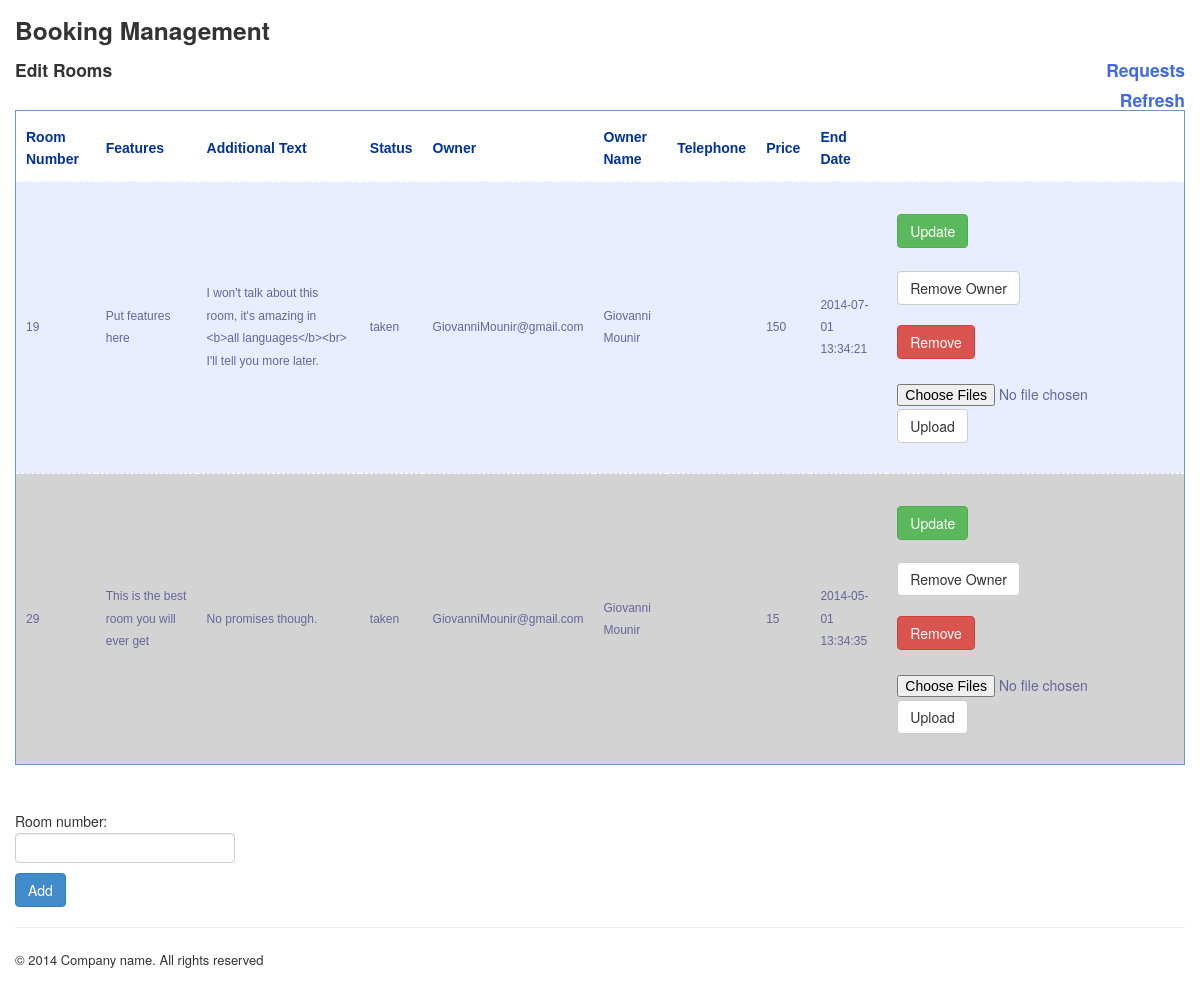
/upload/manager/edit.php, run on the app's committed database.
### tables this page shows
CREATE TABLE `rooms` (
  `r_number` int(255) NOT NULL,
  `r_contents` blob,
  `r_additional_text` blob,
  `status` varchar(255) DEFAULT 'available',
  `owner` varchar(255) DEFAULT NULL,
  `owner_name` varchar(255) DEFAULT NULL,
  `telephone` varchar(255) DEFAULT NULL,
  `price` int(255) DEFAULT NULL,
  `end_date` datetime DEFAULT NULL,
  PRIMARY KEY (`r_number`)
);

### upload/manager/edit.php (the view, shortened to what this page needs)
<?php
require_once('connect.php');
?>
<!DOCTYPE html>
<html>
	<head>
		<link href="../css/bootstrap.css" rel="stylesheet">
	</head>
  <body>
  	<div id="wrap">
			<div id="header">
<td valign="center">
    <h3>Booking Management</h3>
  <h4>Edit Rooms <a class="pull-right" href="index.php">Requests</a></h4>
  <p><a class="pull-right" href=""><h4>Refresh</h4></a></p>
 <?php
$query = "
            SELECT
                *
            FROM rooms
        ";
        try
        {
            $stmt = $db->prepare($query);
            $result = $stmt->execute();
        }
        catch(PDOException $ex) {
        }
        $cnt = 0;
echo '
<table width="100%" id="newspaper-b">
    <thead>
    	<tr>
        	<th scope="col"><b>Room Number</b></th>
            <th scope="col"><b>Features</b></th>
            <th scope="col"><b>Additional Text</b></th>
            <th scope="col"><b>Status</b></th>
            <th scope="col"><b>Owner</b></th>
            <th scope="col"><b>Owner Name</b></th>
            <th scope="col"><b>Telephone</b></th>
            <th scope="col"><b>Price</b></th>
            <th scope="col"><b>End Date</b></th>
            <th scope="col"></th>
        </tr>
    </thead>';
    echo '
    <tbody id="mysql_data">
    	';
 while($row = $stmt->fetch(PDO::FETCH_BOTH))
 {
 if (time() > strtotime($row['end_date']))
		{
 if ($row['end_date'] != "0000-00-00 00:00:00" && !empty($row['end_date'])){
		echo'<tr style="background: lightgray">';
		}else
		{echo'<tr style="background: lightblue">';
		}}
		else
		{
		echo'<tr>';
		}
echo '
	<input type="hidden" value="'.htmlentities($row['r_number']).'"id="org_number_'.$cnt.'"/>
    	<td contenteditable="true" id="number_' . $cnt . '">'. htmlentities($row['r_number']). '</td>
    	<td contenteditable="true" id="features_' . $cnt . '">'. htmlentities($row['r_contents']). '</td>';
		echo '<td id="additional_' . $cnt . '" contenteditable="true">'. htmlentities($row['r_additional_text']). '</td>';
    	echo '<td>'.htmlentities( $row['status']). '</td>';
    	echo '<td id="owner_' . $cnt . '" contenteditable="true">'. htmlentities($row['owner']). '</td>';
    	echo '<td id="owner_name_' . $cnt . '" contenteditable="true">'. htmlentities($row['owner_name']). '</td>';
    	echo '<td id="telephone_' . $cnt . '" contenteditable="true">'.htmlentities( $row['telephone']). '</td>';
    	echo '<td id="price_' . $cnt . '" contenteditable="true">'. htmlentities($row['price']). '</td>';
    	echo '<td id="end_date_' . $cnt . '"contenteditable="true">'. htmlentities($row['end_date']). '</td>';
	echo '<td>';
	if ($row['status'] == "available")
	{
	echo '<br><input onclick="update('.$cnt.')" class="btn btn-success" type="submit" value="Update"></input><br><br><form method="POST"><input type="hidden" value="taken" name="status" /><input type="hidden" value="'. $row["r_number"].'" name="r_id" /><input class="btn" type="submit" value="Switch status"></input></form>
		<form method="POST"><input type="hidden" value="remove" name="method" /><input type="hidden" value="'. $row["r_number"].'" name="r_id" /><input onclick="return confirmaction();"class="btn btn-danger" type="submit" value="Remove"></input></form>
	<form method="POST" enctype="multipart/form-data">
	<input type="hidden" value="'. $row['r_number'].'" name="r_id" />
	<input name="upload[]" type="file" multiple="multiple" />
	<input type="submit" class="btn" value="Upload"/>
	</form>
	';
	}else
	{
	echo '<br><input class="btn btn-success" onclick="update('.$cnt.')" type="submit" value="Update"></input><br><br><form method="POST"><input type="hidden" value="available" name="status" /><input type="hidden" value="'. $row["r_number"].'" name="r_id" /><input class="btn" type="submit" value="Remove Owner"></input></form>
	<form method="POST"><input type="hidden" value="remove" name="method" /><input type="hidden" value="'. $row["r_number"].'" name="r_id" /><input onclick="return confirmaction();"class="btn btn-danger" type="submit" value="Remove"></input></form>
	<form method="POST" enctype="multipart/form-data">
	<input type="hidden" value="'. $row['r_number']. '" name="r_id" />
	<input name="upload[]" type="file" multiple="multiple" />
	<input type="submit" class="btn" value="Upload"/>
	</form>
	';
	}
echo '</td></tr>';
$cnt = $cnt + 1;
}
echo '  </tbody>
</table>';
 ?>
 <br>
<br><form method="POST">
<input type="hidden" value="add" name="method" />Room number:<br><input name="r_id" type="number"></input><br><input class="btn btn-primary" type="submit" value="Add"></input>
</form>
	</div>
	</div>
	<hr>
	<footer>
		<p class="pull-left" style=" font-size: 13px;">
			&copy; 2014 Company name. All rights reserved &nbsp;
		</p>
	</footer>
  </body>
</html>

### upload/css/style.css (style rules this page uses)
body { line-height: 1.6em; }
#newspaper-b { font-family: "Lucida Sans Unicode", "Lucida Grande", Sans-Serif; font-size: 12px; text-align: left; border-collapse: collapse; border: 1px solid #69c; }
#newspaper-b th { padding: 15px 10px 10px 10px; font-weight: normal; font-size: 14px; color: #039; }
#newspaper-b tbody { background: #e8edff; }
#newspaper-b td { padding: 10px; color: #669; border-top: 1px dashed #fff; }

### upload/manager/edit.php (style rules this page uses)
body { margin-left: 15px; margin-right: 15px; }
a { color: RoyalBlue; -webkit-transition: all 0.3s linear; -moz-transition: all 0.3s linear; }
html, body { remove this comment to position the footer at the bottom of the page height: 100%; }
body:before { content: ""; height: 100%; float: left; width: 0; margin-top: -32767px;/ }

### data on the page
rooms: r_number "19", r_contents "Put features here", r_additional_text "I won't talk about this room, it's amazing in <b>all languages</b><br> I'll tell you more later.", status "taken", owner "GiovanniMounir@gmail.com", owner_name "Giovanni Mounir", price "150", end_date "2014-07-01 13:34:21"
rooms: r_number "29", r_contents "This is the best room you will ever get", r_additional_text "No promises though.", status "taken", owner "GiovanniMounir@gmail.com", owner_name "Giovanni Mounir", price "15", end_date "2014-05-01 13:34:35"
